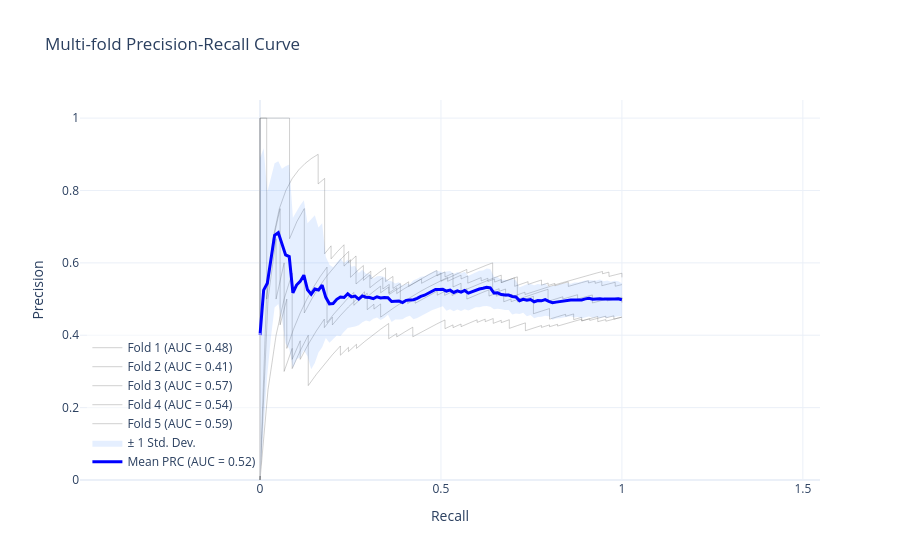

This figure's notebook cell:
### Code cell
import numpy as np
import plotly.graph_objects as go
from sklearn.metrics import precision_recall_curve, auc

def plot_plotly_multifold_prc(all_labels, all_probs):
    """
    Plots an interactive multifold PRC curve using Plotly.
    """
    fig = go.Figure()
    
    mean_recall = np.linspace(0, 1, 100)
    all_precisions = []
    aucs = []

    # 1. Add individual folds
    for i, (labels, probs) in enumerate(zip(all_labels, all_probs)):
        precision, recall, _ = precision_recall_curve(labels, probs)
        prc_auc = auc(recall, precision)
        aucs.append(prc_auc)

        # Interpolate for the mean calculation later
        interp_precision = np.interp(mean_recall, recall[::-1], precision[::-1])
        all_precisions.append(interp_precision)

        fig.add_trace(go.Scatter(
            x=recall, y=precision,
            mode='lines',
            name=f'Fold {i+1} (AUC = {prc_auc:.2f})',
            line=dict(width=1, color='rgba(100, 100, 100, 0.3)'),
            hoverinfo='name+x+y'
        ))

    # 2. Calculate Mean and Std Dev
    mean_precision = np.mean(all_precisions, axis=0)
    mean_auc = auc(mean_recall, mean_precision)
    std_precision = np.std(all_precisions, axis=0)
    
    # Upper and lower bounds for the shaded area
    precision_upper = np.minimum(mean_precision + std_precision, 1)
    precision_lower = np.maximum(mean_precision - std_precision, 0)

    # 3. Add Standard Deviation Shading
    # We use 'toself' fill logic by combining upper and lower paths
    fig.add_trace(go.Scatter(
        x=np.concatenate([mean_recall, mean_recall[::-1]]),
        y=np.concatenate([precision_upper, precision_lower[::-1]]),
        fill='toself',
        fillcolor='rgba(0, 100, 255, 0.1)',
        line=dict(color='rgba(255,255,255,0)'),
        hoverinfo="skip",
        showlegend=True,
        name=f'± 1 Std. Dev.'
    ))

    # 4. Add Mean PRC Curve
    fig.add_trace(go.Scatter(
        x=mean_recall, y=mean_precision,
        mode='lines',
        name=f'Mean PRC (AUC = {mean_auc:.2f})',
        line=dict(color='blue', width=3),
        hoverinfo='all'
    ))

    # Layout improvements
    fig.update_layout(
        title='Multi-fold Precision-Recall Curve',
        xaxis_title='Recall',
        yaxis_title='Precision',
        yaxis=dict(scaleanchor="x", scaleratio=1, range=[0, 1.05]),
        xaxis=dict(range=[0, 1.05]),
        legend=dict(yanchor="bottom", y=0.01, xanchor="left", x=0.01, bgcolor="rgba(255,255,255,0.5)"),
        template="plotly_white",
        hovermode="x unified"
    )

    fig.show()

# --- Example Usage ---
if __name__ == "__main__":
    # Mock data generation
    mock_labels = [np.random.randint(0, 2, 100) for _ in range(5)]
    mock_probs = [np.random.dirichlet(np.ones(2), 100)[:, 1] for _ in range(5)]
    
    plot_plotly_multifold_prc(mock_labels, mock_probs)
